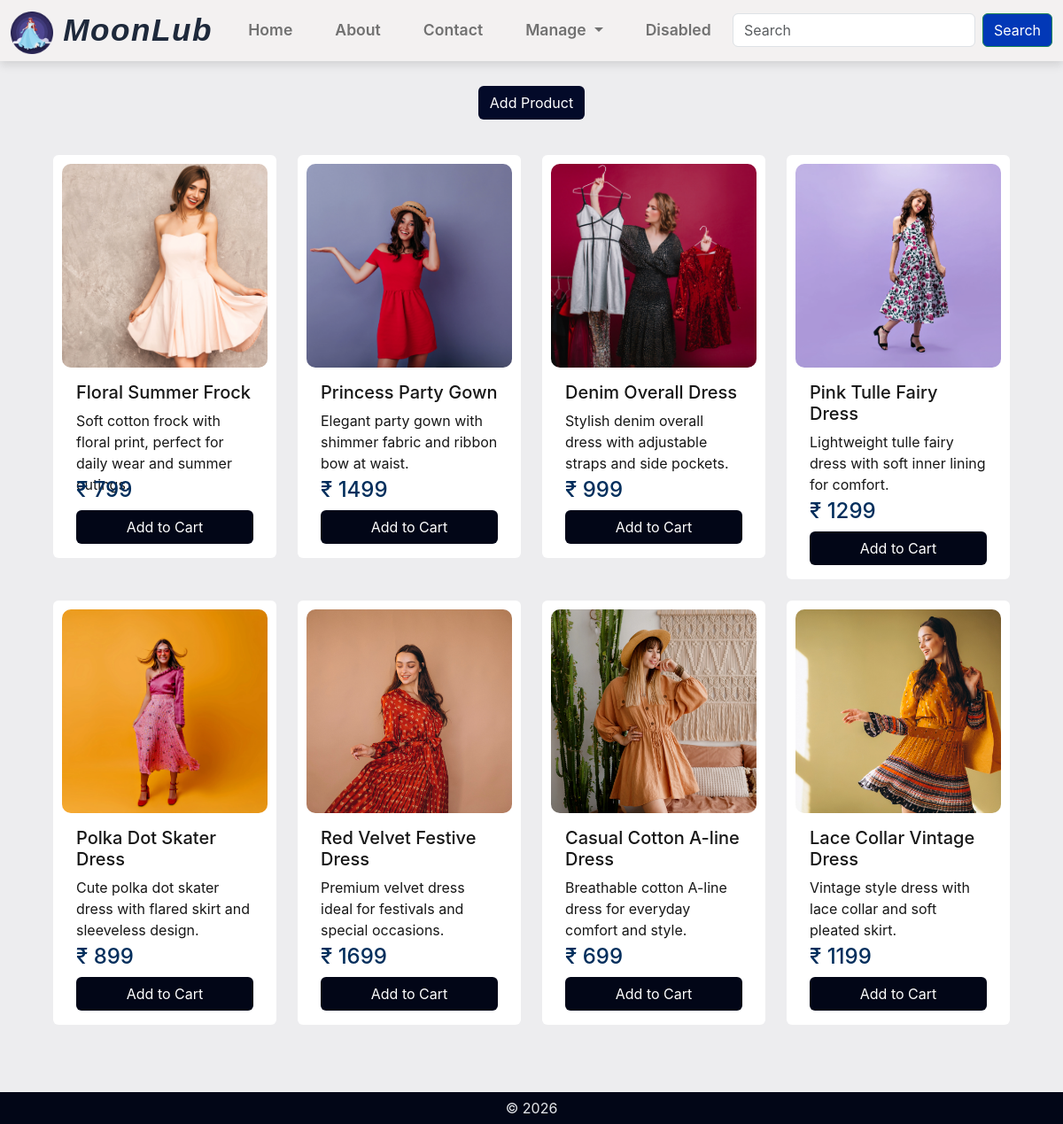
The page /products/all/ on the database its author committed.
### products/models.py (models this page shows, shortened)
class Product(models.Model):
    title = models.CharField(max_length = 255)
    desc = models.TextField(max_length = 500)
    price = models.PositiveIntegerField()
    stock = models.PositiveIntegerField()
    thumbnail = models.ImageField(upload_to = 'products/thumbnails/')
    created_at = models.DateTimeField(auto_now_add = True)
    updated_at = models.DateTimeField(auto_now = True)

### products/views.py (the view)
# urls.py: path('all/',productsView, name='products'),
def productsView(request):
    template = 'products/product.html'
    context = {
        'current_page' : 'products',
        'products' : Product.objects.all()
    }
    return render(request, template_name=template, context=context)

### templates/products/product.html (shortened to what this page needs)
{% extends 'base/base.html' %}
{% block content %}
<section class="d-flex justify-content-center align-items-center mt-4 crud">
    <a href="{% url 'add_product' %}" class="btn">Add Product</a>
</section>
<section>
    <div>
        {% include 'products/includes/productsSection.html' %}
    </div>
</section>
{% endblock %}

### templates/products/includes/productCard.html
<div class="col-12 col-sm-6 col-md-4 col-lg-3">
    <a href="{% url 'product_details' product.pk %}">
        <div class="card">
            {% if product.thumbnail %}
            <img src="{{product.thumbnail.url}}" class="card-img-top" alt="Product">
            <div class="card-body">
                <h5 class="card-title">{{product.title}}</h5>
                {% else %}
                <div>
                    No Image
                </div>
                {% endif %}
                <p class="card-text">{{product.desc}}</p>
                <h4 class="card-price">&#8377; {{product.price}}</h4>
                {% if product.stock > 0 %}
                <a href="" class="btn btns w-100">Add to Cart</a>
                {% else %}
                <a href="" class="btn btnss w-100" disabled>Out of Stock</a>
                {% endif %}
            </div>
        </div>
    </a>
</div>

### static/css/style.css (style rules this page uses)
* { margin: 0; padding: 0; box-sizing: border-box; }
body { padding: 73px 0 0 0; font-family: 'Inter', sans-serif; background-color: #ededef; }

### rows shown on the page
Product: thumbnail (picture), title "Floral Summer Frock", desc "Soft cotton frock with floral print, perfect for daily wear and summer outings.", price "799", stock "Add to Cart"
Product: thumbnail (picture), title "Princess Party Gown", desc "Elegant party gown with shimmer fabric and ribbon bow at waist.", price "1499", stock "Add to Cart"
Product: thumbnail (picture), title "Denim Overall Dress", desc "Stylish denim overall dress with adjustable straps and side pockets.", price "999", stock "Add to Cart"
Product: thumbnail (picture), title "Pink Tulle Fairy Dress", desc "Lightweight tulle fairy dress with soft inner lining for comfort.", price "1299", stock "Add to Cart"
Product: thumbnail (picture), title "Polka Dot Skater Dress", desc "Cute polka dot skater dress with flared skirt and sleeveless design.", price "899", stock "Add to Cart"
Product: thumbnail (picture), title "Red Velvet Festive Dress", desc "Premium velvet dress ideal for festivals and special occasions.", price "1699", stock "Add to Cart"
Product: thumbnail (picture), title "Casual Cotton A-line Dress", desc "Breathable cotton A-line dress for everyday comfort and style.", price "699", stock "Add to Cart"
Product: thumbnail (picture), title "Lace Collar Vintage Dress", desc "Vintage style dress with lace collar and soft pleated skirt.", price "1199", stock "Add to Cart"
